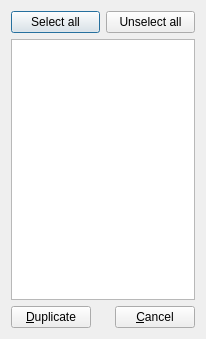
<?xml version="1.0" encoding="UTF-8"?>
<ui version="4.0">
 <class>DialogSelection</class>
 <widget class="QDialog" name="DialogSelection">
  <property name="windowModality">
   <enum>Qt::ApplicationModal</enum>
  </property>
  <property name="geometry">
   <rect>
    <x>0</x>
    <y>0</y>
    <width>206</width>
    <height>339</height>
   </rect>
  </property>
  <property name="windowTitle">
   <string>Duplicate</string>
  </property>
  <property name="windowIcon">
   <iconset resource="../resources.qrc">
    <normaloff>:/misc/polyphone.png</normaloff>:/misc/polyphone.png</iconset>
  </property>
  <layout class="QGridLayout" name="gridLayout">
   <item row="2" column="0" colspan="2">
    <widget class="QListWidget" name="listWidget"/>
   </item>
   <item row="0" column="0">
    <widget class="QPushButton" name="pushSelectAll">
     <property name="text">
      <string>Select all</string>
     </property>
    </widget>
   </item>
   <item row="0" column="1">
    <widget class="QPushButton" name="pushSelectNone">
     <property name="text">
      <string>Unselect all</string>
     </property>
    </widget>
   </item>
   <item row="4" column="0" colspan="2">
    <layout class="QHBoxLayout" name="horizontalLayout_2">
     <item>
      <widget class="QPushButton" name="pushOk">
       <property name="text">
        <string>&amp;Duplicate</string>
       </property>
      </widget>
     </item>
     <item>
      <spacer name="horizontalSpacer">
       <property name="orientation">
        <enum>Qt::Horizontal</enum>
       </property>
       <property name="sizeHint" stdset="0">
        <size>
         <width>40</width>
         <height>20</height>
        </size>
       </property>
      </spacer>
     </item>
     <item>
      <widget class="QPushButton" name="pushCancel">
       <property name="text">
        <string>&amp;Cancel</string>
       </property>
      </widget>
     </item>
    </layout>
   </item>
  </layout>
 </widget>
 <tabstops>
  <tabstop>pushSelectAll</tabstop>
  <tabstop>pushSelectNone</tabstop>
  <tabstop>listWidget</tabstop>
  <tabstop>pushOk</tabstop>
  <tabstop>pushCancel</tabstop>
 </tabstops>
 <resources>
  <include location="../resources.qrc"/>
 </resources>
 <connections/>
</ui>
